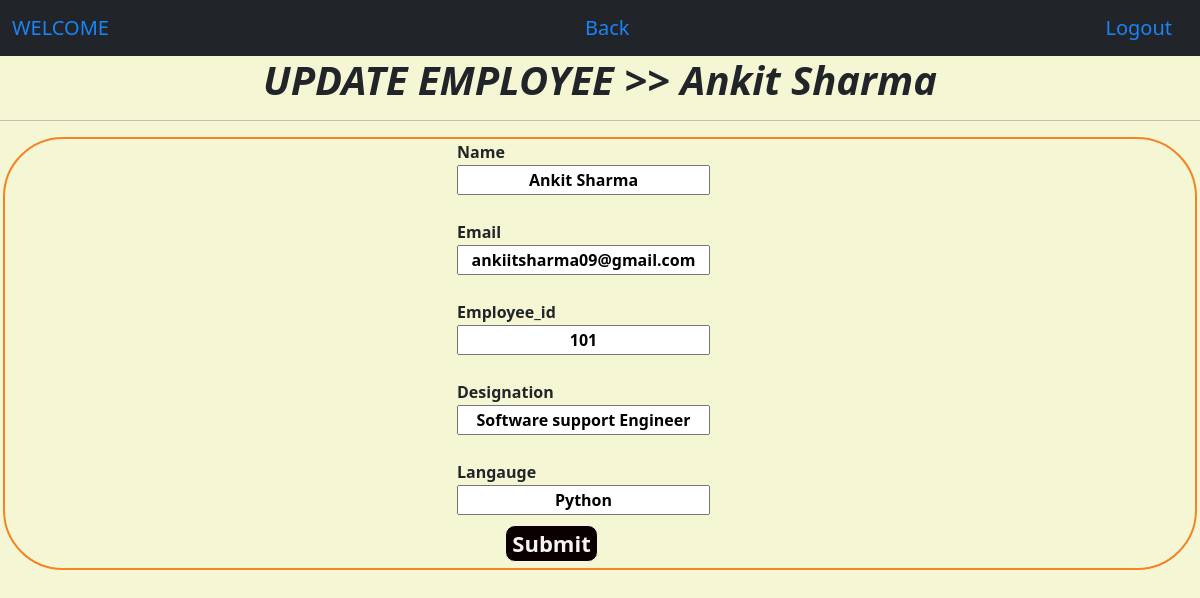
/update_record/1/ (signed in), run on the app's committed database.
### employee_app/models.py (models this page shows)
class Employee_database(models.Model):
    name= models.CharField(max_length=50)
    email= models.CharField(max_length=100)
    employee_id= models.IntegerField()
    designation= models.CharField(max_length=50)
    lang= models.ForeignKey(Language, on_delete= models.CASCADE)
    def __str__(self):
        return self.name

class Language(models.Model):
    programming_lang= models.CharField(max_length=50)
    def __str__(self):
        return self.programming_lang

### employee_app/views.py (the view, shortened to what this page needs)
# urls.py: path('update_record/<str:pk>/', views.update_record, name= 'update'),
@login_required(login_url='login')
def update_record(request, pk):
    obj= Employee_database.objects.get(id=pk)
    context= {'emp':obj}
    return render(request, 'employee_app/update.html', context)

### employee_app/templates/employee_app/update.html (shortened to what this page needs)
<!DOCTYPE html>
<html lang="en">
<head>
    <link href="https://cdn.jsdelivr.net/npm/bootstrap@5.2.2/dist/css/bootstrap.min.css" rel="stylesheet"
>
</head>
<body>
    <nav class="navbar bg-dark">
        <div class="container-fluid">
            <a class="navbar-brand">WELCOME</a>
            <a class="navbar-brand" href="{% url 'home'%}">Back</a>
            <a class="navbar-brand" href="{% url 'logout'%}">Logout</a>
        </div>
    </nav>
    <h1>UPDATE EMPLOYEE >> {{emp}}</h1>
    <hr>
    <div class="add_data">
        <form method="post" class="new_form">
            <label for="name">Name</label>
            <input type="text" name="name" value="{{emp.name}}" placeholder="Enter your name"> <br>
            <label for="name">Email</label>
            <input type="text" name="email" value="{{emp.email}}" placeholder="Enter your email"><br>
            <label for="name">Employee_id</label>
            <input type="text" name="employee_id" value="{{emp.employee_id}}"
                placeholder="Enter employee_id (ex-101)"><br>
            <label for="name">Designation</label>
            <input type="text" name="designation" value="{{emp.designation}}" placeholder="Enter your designation"><br>
            <label for="name">Langauge</label>
            <input type="text" name="langauge" value="{{emp.lang}}" readonly>
            <button type="submit">Submit</button>
        </form>
</body>
</html>

### employee_app/templates/employee_app/update.html (style rules this page uses)
body { background-color: rgb(245, 246, 212); border-radius: 20px; padding: 0px; }
.navbar-brand { color: rgb(25, 132, 248); border-radius: 10px; }
h1 { display: flex; justify-content: center; font-weight: bold; font-style: italic; }
.add_data { display: flex; font-size: medium; text-align: center; margin: 0px 3px 2px; padding: 0px 2px 2px 2px; border: 2px solid rgb(244, 132, 35); border-radius: 60px; }
label, input { font-weight: bolder; display: flex; text-align: center; margin-left: 450px; margin-top: 1px; }
button { margin-left: 386px; margin-top: 10px; margin-bottom: 4px; font-size: 22px; border: 1px solid; color: rgb(249, 244, 244); background-color: rgb(10, 0, 0); font-weight: bold; border-radius: 10px; }

### data on the page
Employee_database: name "Ankit Sharma", email "ankiitsharma09@gmail.com", employee_id "101", designation "Software support Engineer", langauge "Python"
